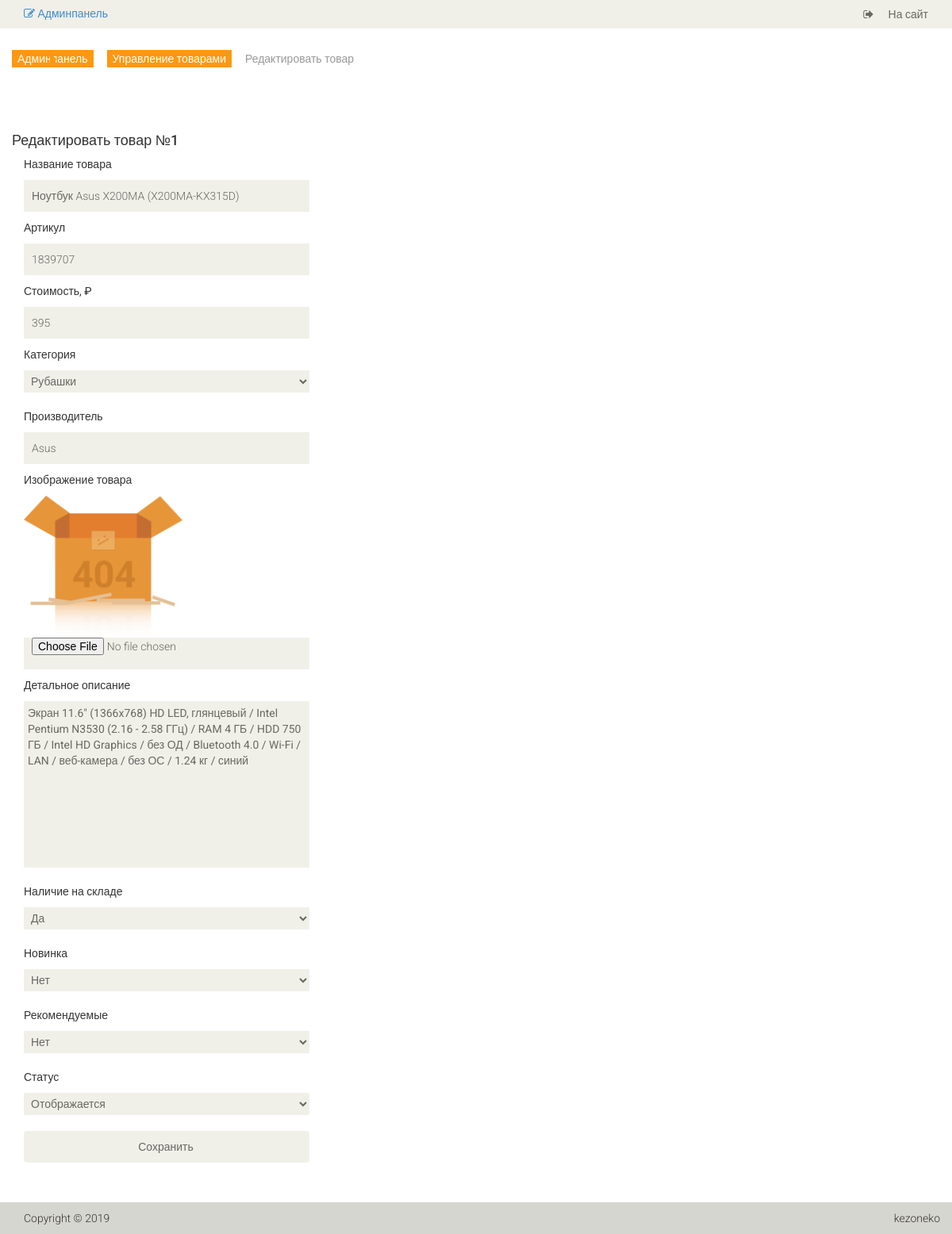
The page /admin/product/update/1 (signed in) on the database its author committed.
### tables this page shows
CREATE TABLE IF NOT EXISTS `product` (
  `id` int(11) NOT NULL AUTO_INCREMENT,
  `name` varchar(255) NOT NULL,
  `category_id` int(11) NOT NULL,
  `code` int(11) NOT NULL,
  `price` float NOT NULL,
  `availability` int(1) NOT NULL DEFAULT '0',
  `brand` varchar(255) NOT NULL,
  `image` varchar(255) NOT NULL DEFAULT '/template/images/404/404.png',
  `description` text NOT NULL,
  `is_new` int(1) NOT NULL DEFAULT '0',
  `is_recommended` int(1) NOT NULL DEFAULT '0',
  `status` int(1) NOT NULL DEFAULT '1',
  PRIMARY KEY (`id`)
);

### config/routes.php (called while the page is built)
<?php
return array(
    'product/([0-9]+)' => 'product/view/$1',
    'catalog' => 'catalog/index',
    'category/([0-9]+)/page-([0-9]+)' => 'catalog/category/$1/$2',
    'category/([0-9]+)' => 'catalog/category/$1',
    'cart/checkout' => 'cart/checkout',
    'cart/delete/([0-9]+)' => 'cart/delete/$1',
    'cart/add/([0-9]+)' => 'cart/add/$1',
    'cart/addAjax/([0-9]+)' => 'cart/addAjax/$1',
    'cart' => 'cart/index',
    'user/register' => 'user/register',
    'user/login' => 'user/login',
    'user/logout' => 'user/logout',
    'cabinet/edit' => 'cabinet/edit',
    'cabinet' => 'cabinet/index',
    'admin/product/create' => 'adminProduct/create',
    'admin/product/update/([0-9]+)' => 'adminProduct/update/$1',
    'admin/product/delete/([0-9]+)' => 'adminProduct/delete/$1',
    'admin/product' => 'adminProduct/index',
    'admin/category/create' => 'adminCategory/create',
    'admin/category/update/([0-9]+)' => 'adminCategory/update/$1',
    'admin/category/delete/([0-9]+)' => 'adminCategory/delete/$1',
    'admin/category' => 'adminCategory/index',
    'admin/order/update/([0-9]+)' => 'adminOrder/update/$1',
    'admin/order/delete/([0-9]+)' => 'adminOrder/delete/$1',
    'admin/order/view/([0-9]+)' => 'adminOrder/view/$1',
    'admin/order' => 'adminOrder/index',
    'admin' => 'admin/index',
    'contacts' => 'site/contact',
    '' => 'site/index',
);
?>

### controllers/AdminProductController.php (called while the page is built, shortened)
<?php
class AdminProductController extends AdminBase
{
    public function actionUpdate($id)
    {
        $categoriesList = Category::getCategoriesListAdmin();
        $product = Product::getProductById($id);
        require_once ROOT .'/views/admin_product/update.php';
        return true;
    }
}
?>

### index.php (called while the page is built, shortened)
<?php
$router = new Router();
$router->run();
?>

### models/Product.php (called while the page is built, shortened)
<?php
class Product
{
    public static function getProductById($id)
    {
        $id = intval($id);
        if ($id) {
            $db = Db::getConnection();
            $result = $db->query('SELECT * FROM product WHERE id='. $id);
            $result->setFetchMode(PDO::FETCH_ASSOC);
            return $result->fetch();
        }
    }
    public static function getImage($id)
    {
        $noImage = '404.png';
        $path = '/upload/images/products/';
        $pathToProductImage = $path . $id .'.jpg';
        if (file_exists($_SERVER['DOCUMENT_ROOT'] . $pathToProductImage)) {
            return $pathToProductImage;
        } else {
            return $path . $noImage;
        }
    }
}
?>

### models/Category.php (called while the page is built, shortened)
<?php
class Category
{
    public static function getCategoriesListAdmin()
    {
        $db = Db::getConnection();
        $categoryList = [];
        $result = $db->query('SELECT id, name, sort_order, status FROM category ORDER BY sort_order ASC');
        $i = 0;
        while ($row = $result->fetch(PDO::FETCH_ASSOC)) {
            $categoryList[$i]['id'] = $row['id'];
            $categoryList[$i]['name'] = $row['name'];
            $categoryList[$i]['sort_order'] = $row['sort_order'];
            $categoryList[$i]['status'] = $row['status'];
            $i++;
        }
        return $categoryList;
    }
}
?>

### views/admin_product/update.php (the view, shortened to what this page needs)
<?php include ROOT .'/views/layouts/header_admin.php' ?>
<section>
    <div class="container">
        <div class="row">
            <br>
            <div class="breadcrumbs">
                <ul class="breadcrumb">
                    <li><a href="/admin">Админпанель</a></li>
                    <li><a href="/admin/product">Управление товарами</a></li>
                    <li class="active">Редактировать товар</li>
                </ul>
            </div>
            <h4>Редактировать товар №<?= $id ?></h4>
            <div class="col-lg-4">
                <div class="login-form">
                    <form action="#" method="post" enctype="multipart/form-data">
                        <p>Название товара</p>
                        <input type="text" name="name" placeholder="" value="<?= $product['name'] ?>">
                        <p>Артикул</p>
                        <input type="text" name="code" placeholder="" value="<?= $product['code'] ?>">
                        <p>Стоимость, &#8381;</p>
                        <input type="text" name="price" placeholder="" value="<?= $product['price'] ?>">
                        <p>Категория</p>
                        <select name="category_id" id="category_id">
<?php if (is_array($categoriesList)): ?>
    <?php foreach ($categoriesList as $category): ?>
                            <option value="<?= $category['id'] ?>"<?= ($product['category_id'] == $category['id']) ? ' selected' : '' ?>><?= $category['name'] ?></option>
    <?php endforeach ?>
<?php endif ?>
                        </select>
                        <br><br>
                        <p>Производитель</p>
                        <input type="text" name="brand" placeholder="" value="<?= $product['brand'] ?>">
                        <p>Изображение товара</p>
                        <img src="<?= Product::getImage($product['id']) ?>" width="200" alt="">
                        <input type="file" name="image" value="<?= $product['image'] ?>">
                        <p>Детальное описание</p>
                        <textarea name="description" id="description" cols="30" rows="10"><?= $product['description'] ?></textarea>
                        <br><br>
                        <p>Наличие на складе</p>
                        <select name="availability" id="availability">
                            <option value="1"<?= ($product['availability'] == 1) ? ' selected' : '' ?>>Да</option>
                        </select>
                        <br><br>
                        <p>Новинка</p>
                        <select name="is_new" id="is_new">
                            <option value="0"<?= ($product['is_new'] == 0) ? ' selected' : '' ?>>Нет</option>
                        </select>
                        <br><br>
                        <p>Рекомендуемые</p>
                        <select name="is_recommended" id="is_recommended">
                            <option value="0"<?= ($product['is_recommended'] == 0) ? ' selected' : '' ?>>Нет</option>
                        </select>
                        <br><br>
                        <p>Статус</p>
                        <select name="status" id="status">
                            <option value="1"<?= ($product['status'] == 1) ? ' selected' : '' ?>>Отображается</option>
                        </select>
                        <br><br>
                        <input type="submit" name="submit" value="Сохранить" class="btn btn-default">
                        <br><br>
                    </form>
                </div>
            </div>
        </div>
    </div>
</section>
<?php include ROOT .'/views/layouts/footer_admin.php' ?>

### components/Router.php (shortened to what this page needs)
<?php
class Router
{
    private $routes;
    public function __construct()
    {
        $routesPath = ROOT.'/config/routes.php';
        $this->routes = include($routesPath);
    }
    private function getURI()
    {
        if (!empty($_SERVER['REQUEST_URI'])) {
            return trim($_SERVER['REQUEST_URI'], '/');
        }
    }
    public function run()
    {
        $uri = $this->getURI();
        foreach ($this->routes as $uriPattern => $path) {
            if (preg_match("~$uriPattern~", $uri)) {
                $internalRoute = preg_replace("~$uriPattern~", $path, $uri);
                $segments = explode('/', $internalRoute);
                $controllerName = array_shift($segments) .'Controller';
                $actionName = 'action'.ucfirst(array_shift($segments));
                $parameters = $segments;
                $controllerObject = new $controllerName;
                $result = call_user_func_array(array($controllerObject, $actionName), $parameters);
                if ($result != null) {
                    break;
                }
            }
        }
    }
}
?>

### views/layouts/header_admin.php (shortened to what this page needs)
<!DOCTYPE html>
<html lang="ru">
    <head>
        <link href="/template/css/bootstrap.min.css" rel="stylesheet">
        <link href="/template/css/font-awesome.min.css" rel="stylesheet">
        <link href="/template/css/prettyPhoto.css" rel="stylesheet">
        <link href="/template/css/price-range.css" rel="stylesheet">
        <link href="/template/css/animate.css" rel="stylesheet">
        <link href="/template/css/main.css" rel="stylesheet">
        <link href="/template/css/responsive.css" rel="stylesheet">
    </head>
    <body>
        <header id="header">
            <div class="header_top">
                <div class="container">
                    <div class="row">
                        <div class="col-sm-6">
                            <div class="contactinfo">
                                <h5>
                                    <a href="/admin"><i class="fa fa-edit"></i> Админпанель</a>
                                </h5>
                            </div>
                        </div>
                        <div class="col-sm-6">
                            <div class="social-icons pull-right">
                                <ul class="nav navbar-nav">
                                    <li><a href="/"><i class="fa fa-sign-out"></i> На сайт</a></li>
                                </ul>
                            </div>
                        </div>
                    </div>
                </div>
            </div>
        </header>

### views/layouts/footer_admin.php (shortened to what this page needs)
        <footer id="footer">
            <div class="footer-bottom">
                <div class="container">
                    <div class="row">
                        <p class="pull-left">Copyright © 2019</p>
                        <p class="pull-right">kezoneko</p>
                    </div>
                </div>
            </div>
        </footer>
    </body>
</html>

### template/css/main.css (style rules this page uses)
body { font-family: 'Roboto', sans-serif; background:; position: relative; font-weight:400px; }
ul li { list-style: none; }
a { -webkit-transition: 300ms; -moz-transition: 300ms; -o-transition: 300ms; transition: 300ms; }
h1, h2, h3, h4, h5, h6 { font-family: 'Roboto', sans-serif; }
.header_top { background: none repeat scroll 0 0 #F0F0E9; }
.social-icons ul li a { border: 0 none; border-radius: 0; color: #696763; padding:0px; }
.social-icons ul li { display:inline-block; }
.social-icons ul li a i { padding: 11px 15px; transition: all 0.9s ease 0s; -moz-transition: all 0.9s ease 0s; -webkit-transition: all 0.9s ease 0s; -o-transition: all 0.9s ease 0s; }
#footer { background: #F0F0E9; }
.footer-bottom { background: #D6D6D0; padding-top: 10px; }
.footer-bottom p { color: #363432; font-family: 'Roboto', sans-serif; font-weight: 300; margin-left: 15px; }
.login-form form input, .signup-form form input { background: #F0F0E9; border: medium none; color: #696763; display: block; font-family: 'Roboto', sans-serif; font-size: 14px; font-weight: 300; height: 40px; margin-bottom: 10px; outline: medium none; padding-left: 10px; width: 100%; }
.breadcrumbs { position: relative; }
.breadcrumbs .breadcrumb { background:transparent; margin-bottom: 75px; padding-left: 0; }
.breadcrumbs .breadcrumb li a { background:#FE980F; color: #FFFFFF; padding: 3px 7px; }
.breadcrumbs .breadcrumb li a:after { content:""; height:auto; width: auto; border-width: 8px; border-style: solid; border-color:transparent transparent transparent #FE980F; position: absolute; top: 11px; left:48px; }
.breadcrumbs .breadcrumb > li + li:before { content: " "; }
.user_info input, select, textarea { background: #F0F0E9; border:0; color: #696763; padding: 5px; width: 100%; border-radius: 0; resize: none }

### rows shown on the page
product: name "Ноутбук Asus X200MA (X200MA-KX315D)", code "1839707", price "395", brand "Asus", description "Экран 11.6\" (1366x768) HD LED, глянцевый / Intel Pentium N3530 (2.16 - 2.58 ГГц) / RAM 4 ГБ / HDD 750 ГБ / Intel HD Graphics / без ОД / Bluetooth 4.0 / Wi-Fi / LAN / веб-камера / без ОС / 1.24 кг / синий", availability "Да", is_new "Нет", is_recommended "Нет", status "Отображается"

### other values the page prints
form field category_id "Рубашки"
